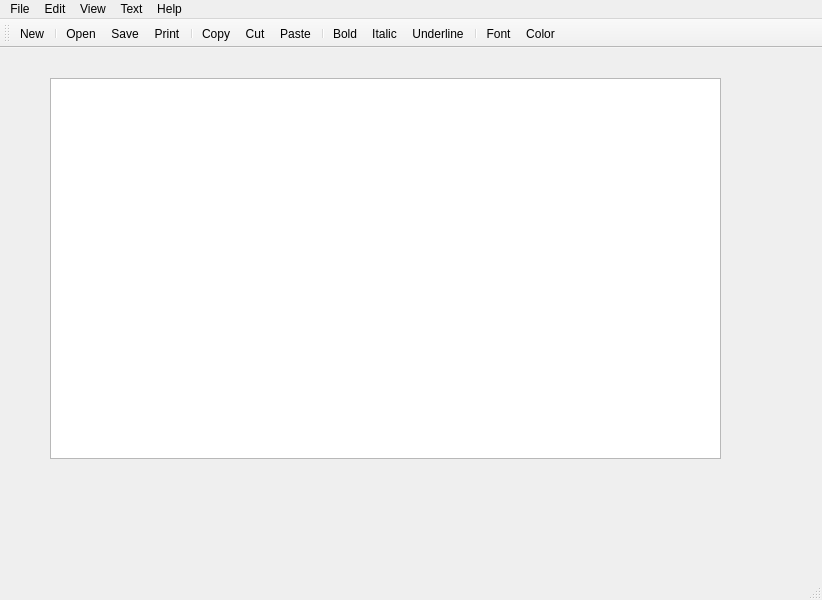
<?xml version="1.0" encoding="UTF-8"?>
<ui version="4.0">
 <class>MainWindow</class>
 <widget class="QMainWindow" name="MainWindow">
  <property name="geometry">
   <rect>
    <x>0</x>
    <y>0</y>
    <width>822</width>
    <height>600</height>
   </rect>
  </property>
  <property name="windowTitle">
   <string>Rich Text Editor</string>
  </property>
  <widget class="QWidget" name="centralwidget">
   <widget class="QWidget" name="widget" native="true">
    <property name="geometry">
     <rect>
      <x>50</x>
      <y>30</y>
      <width>671</width>
      <height>381</height>
     </rect>
    </property>
    <widget class="QTextEdit" name="textEdit">
     <property name="geometry">
      <rect>
       <x>0</x>
       <y>0</y>
       <width>671</width>
       <height>381</height>
      </rect>
     </property>
    </widget>
   </widget>
  </widget>
  <widget class="QStatusBar" name="statusbar"/>
  <widget class="QToolBar" name="toolBar">
   <property name="windowTitle">
    <string>toolBar</string>
   </property>
   <attribute name="toolBarArea">
    <enum>TopToolBarArea</enum>
   </attribute>
   <attribute name="toolBarBreak">
    <bool>false</bool>
   </attribute>
   <addaction name="actionNew"/>
   <addaction name="separator"/>
   <addaction name="actionOpen"/>
   <addaction name="actionSave_2"/>
   <addaction name="actionPrint"/>
   <addaction name="separator"/>
   <addaction name="actionCopy"/>
   <addaction name="actionCut"/>
   <addaction name="actionPaste"/>
   <addaction name="separator"/>
   <addaction name="actionBold"/>
   <addaction name="actionItalic"/>
   <addaction name="actionUnderline"/>
   <addaction name="separator"/>
   <addaction name="actionFont"/>
   <addaction name="actionColor"/>
  </widget>
  <widget class="QMenuBar" name="menubar">
   <property name="geometry">
    <rect>
     <x>0</x>
     <y>0</y>
     <width>822</width>
     <height>20</height>
    </rect>
   </property>
   <widget class="QMenu" name="menuFile">
    <property name="title">
     <string>File</string>
    </property>
    <addaction name="separator"/>
    <addaction name="actionNew"/>
    <addaction name="actionOpen"/>
    <addaction name="separator"/>
    <addaction name="actionSave_2"/>
    <addaction name="actionSave"/>
    <addaction name="separator"/>
    <addaction name="actionPrint"/>
    <addaction name="separator"/>
    <addaction name="actionExit"/>
   </widget>
   <widget class="QMenu" name="menuEdit">
    <property name="title">
     <string>Edit</string>
    </property>
    <addaction name="actionCopy"/>
    <addaction name="actionCut"/>
    <addaction name="actionPaste"/>
   </widget>
   <widget class="QMenu" name="menuView">
    <property name="title">
     <string>View</string>
    </property>
    <addaction name="actionZoom_In"/>
    <addaction name="actionZoom_Out"/>
   </widget>
   <widget class="QMenu" name="menuHelp">
    <property name="title">
     <string>Help</string>
    </property>
    <addaction name="actionAbout"/>
   </widget>
   <widget class="QMenu" name="menuText">
    <property name="title">
     <string>Text</string>
    </property>
    <addaction name="actionBold"/>
    <addaction name="actionItalic"/>
    <addaction name="actionUnderline"/>
    <addaction name="separator"/>
    <addaction name="actionFont"/>
    <addaction name="actionColor"/>
   </widget>
   <addaction name="menuFile"/>
   <addaction name="menuEdit"/>
   <addaction name="menuView"/>
   <addaction name="menuText"/>
   <addaction name="menuHelp"/>
  </widget>
  <action name="actionNew">
   <property name="icon">
    <iconset resource="resources.qrc">
     <normaloff>:/images/images/filenew.png</normaloff>:/images/images/filenew.png</iconset>
   </property>
   <property name="text">
    <string>New</string>
   </property>
   <property name="shortcut">
    <string>Ctrl+N</string>
   </property>
  </action>
  <action name="actionOpen">
   <property name="icon">
    <iconset resource="resources.qrc">
     <normaloff>:/images/images/fileopen.png</normaloff>:/images/images/fileopen.png</iconset>
   </property>
   <property name="text">
    <string>Open</string>
   </property>
   <property name="shortcut">
    <string>Ctrl+O</string>
   </property>
  </action>
  <action name="actionSave">
   <property name="icon">
    <iconset resource="resources.qrc">
     <normaloff>:/images/images/filesave.png</normaloff>:/images/images/filesave.png</iconset>
   </property>
   <property name="text">
    <string>Save As...</string>
   </property>
   <property name="shortcut">
    <string>Ctrl+Alt+S</string>
   </property>
  </action>
  <action name="actionExit">
   <property name="icon">
    <iconset resource="resources.qrc">
     <normaloff>:/images/images/checkbox-checked.png</normaloff>:/images/images/checkbox-checked.png</iconset>
   </property>
   <property name="text">
    <string>Exit</string>
   </property>
   <property name="shortcut">
    <string>Esc</string>
   </property>
  </action>
  <action name="actionCopy">
   <property name="icon">
    <iconset resource="resources.qrc">
     <normaloff>:/images/images/editcopy.png</normaloff>:/images/images/editcopy.png</iconset>
   </property>
   <property name="text">
    <string>Copy</string>
   </property>
   <property name="shortcut">
    <string>Ctrl+C</string>
   </property>
  </action>
  <action name="actionCut">
   <property name="icon">
    <iconset resource="resources.qrc">
     <normaloff>:/images/images/editcut.png</normaloff>:/images/images/editcut.png</iconset>
   </property>
   <property name="text">
    <string>Cut</string>
   </property>
   <property name="shortcut">
    <string>Ctrl+X</string>
   </property>
  </action>
  <action name="actionPaste">
   <property name="icon">
    <iconset resource="resources.qrc">
     <normaloff>:/images/images/editpaste.png</normaloff>:/images/images/editpaste.png</iconset>
   </property>
   <property name="text">
    <string>Paste</string>
   </property>
   <property name="shortcut">
    <string>Ctrl+V</string>
   </property>
  </action>
  <action name="actionZoom_In">
   <property name="icon">
    <iconset resource="resources.qrc">
     <normaloff>:/images/images/zoomin.png</normaloff>:/images/images/zoomin.png</iconset>
   </property>
   <property name="text">
    <string>Zoom In</string>
   </property>
   <property name="shortcut">
    <string>Ctrl+=</string>
   </property>
  </action>
  <action name="actionZoom_Out">
   <property name="icon">
    <iconset resource="resources.qrc">
     <normaloff>:/images/images/zoomout.png</normaloff>:/images/images/zoomout.png</iconset>
   </property>
   <property name="text">
    <string>Zoom Out</string>
   </property>
   <property name="shortcut">
    <string>Ctrl+-</string>
   </property>
  </action>
  <action name="actionAbout">
   <property name="text">
    <string>About</string>
   </property>
  </action>
  <action name="actionPrint">
   <property name="icon">
    <iconset resource="resources.qrc">
     <normaloff>:/images/images/fileprint.png</normaloff>:/images/images/fileprint.png</iconset>
   </property>
   <property name="text">
    <string>Print</string>
   </property>
   <property name="shortcut">
    <string>Ctrl+P</string>
   </property>
  </action>
  <action name="actionBold">
   <property name="checkable">
    <bool>true</bool>
   </property>
   <property name="icon">
    <iconset resource="resources.qrc">
     <normaloff>:/images/images/textbold.png</normaloff>:/images/images/textbold.png</iconset>
   </property>
   <property name="text">
    <string>Bold</string>
   </property>
   <property name="shortcut">
    <string>Ctrl+B</string>
   </property>
  </action>
  <action name="actionItalic">
   <property name="checkable">
    <bool>true</bool>
   </property>
   <property name="icon">
    <iconset resource="resources.qrc">
     <normaloff>:/images/images/textitalic.png</normaloff>:/images/images/textitalic.png</iconset>
   </property>
   <property name="text">
    <string>Italic</string>
   </property>
   <property name="shortcut">
    <string>Ctrl+I</string>
   </property>
  </action>
  <action name="actionUnderline">
   <property name="checkable">
    <bool>true</bool>
   </property>
   <property name="icon">
    <iconset resource="resources.qrc">
     <normaloff>:/images/images/textunder.png</normaloff>:/images/images/textunder.png</iconset>
   </property>
   <property name="text">
    <string>Underline</string>
   </property>
   <property name="shortcut">
    <string>Ctrl+U</string>
   </property>
  </action>
  <action name="actionFont">
   <property name="icon">
    <iconset resource="resources.qrc">
     <normaloff>:/images/Font-icon.png</normaloff>:/images/Font-icon.png</iconset>
   </property>
   <property name="text">
    <string>Font...</string>
   </property>
   <property name="shortcut">
    <string>Ctrl+Alt+F</string>
   </property>
  </action>
  <action name="actionColor">
   <property name="text">
    <string>Color</string>
   </property>
  </action>
  <action name="actionSave_2">
   <property name="icon">
    <iconset resource="resources.qrc">
     <normaloff>:/images/images/filesave.png</normaloff>:/images/images/filesave.png</iconset>
   </property>
   <property name="text">
    <string>Save</string>
   </property>
   <property name="shortcut">
    <string>Ctrl+S</string>
   </property>
  </action>
 </widget>
 <resources>
  <include location="resources.qrc"/>
 </resources>
 <connections/>
</ui>
